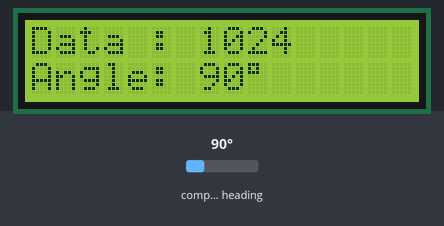
Simulated run of this sketch. Board: Arduino Uno, built with avr-gcc and run on an emulated ATmega328P. On the bench: 16×2 character LCD. The test bench sets the inputs (shaded band); at power-on: compass heading 90°. What the sketch prints to the serial monitor is not drawn.

Above: at 2.2 s.
2.3 s: compass heading set to 7°
At 3.7 s:
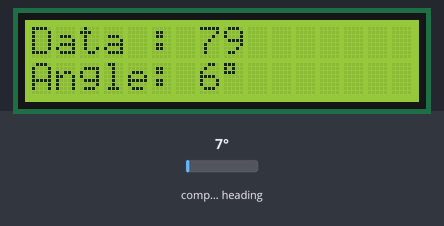
4.1 s: compass heading set to 180°
At 5.6 s:
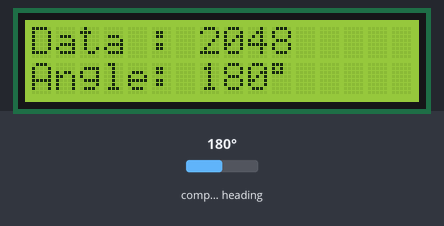
5.9 s: compass heading set to 90°
At 6.09 s:
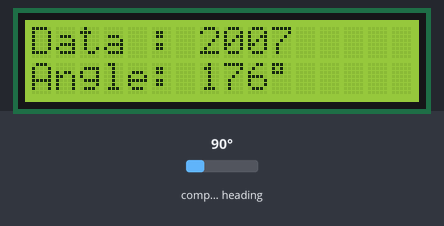
Timing chart, 0 to 8.9 s (numbered marks = the images above; inputs shaded):
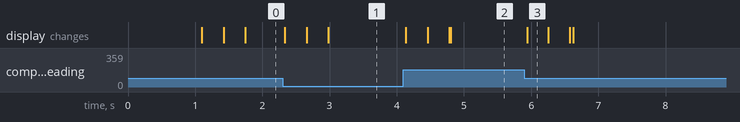

The sketch:

AS5600_magnet_angle.ino
```cpp
#include <Wire.h>
#include <AS5600.h>
#include <LiquidCrystal_I2C.h>

// Inisialisasi objek untuk LCD I2C (alamat default 0x27, bisa berbeda)
LiquidCrystal_I2C lcd(0x27, 16, 2);

// Inisialisasi objek untuk AS5600
AS5600 sensor;

// Variabel untuk penghalusan nilai sudut
const int numReadings = 25;  // Jumlah pembacaan untuk penghalusan
int readings[numReadings];   // Array untuk menyimpan pembacaan
int readIndex = 0;           // Indeks untuk pembacaan saat ini
long total = 0;              // Jumlah total untuk penghalusan
int average = 0;             // Nilai rata-rata sudut
int lastAngle = 0;           // Nilai sudut sebelumnya

void setup() {
  // Mulai komunikasi serial untuk monitor
  Serial.begin(115200);

  // Mulai komunikasi I2C
  Wire.begin();

  // Inisialisasi LCD
  lcd.init(); // Memulai LCD
  lcd.backlight(); // Menyalakan backlight LCD
  lcd.print("Sensor AS5600");
  delay(500); // Delay untuk menampilkan pesan sementara

  // Inisialisasi sensor AS5600
  if (sensor.begin()) {
    Serial.println("AS5600 sensor initialized.");
  } else {
    Serial.println("Failed to initialize AS5600 sensor.");
    while (1); // Jika sensor gagal diinisialisasi, berhenti
  }
  delay(500); // Delay untuk menampilkan pesan sementara

  // Inisialisasi array pembacaan untuk penghalusan
  for (int i = 0; i < numReadings; i++) {
    readings[i] = 0;
  }

  // Inisialisasi sudut terakhir
  lastAngle = sensor.readAngle();
}

void loop() {
  // Membaca nilai sudut dari sensor AS5600 (0-4095)
  int angleRaw = sensor.readAngle();

  // Menghapus pembacaan tertua dari total
  total -= readings[readIndex];

  // Penanganan wraparound untuk perubahan besar
  int delta = angleRaw - lastAngle; // Perbedaan dengan pembacaan sebelumnya
  if (delta > 2048) {
    delta -= 4096;  // Jika perubahan lebih dari 2048, dianggap putaran balik
  } else if (delta < -2048) {
    delta += 4096;  // Jika perubahan lebih dari -2048, dianggap putaran balik
  }

  // Menyimpan pembacaan terbaru
  readings[readIndex] = angleRaw;

  // Menambahkan pembacaan terbaru ke total
  total += readings[readIndex];

  // Menentukan rata-rata
  readIndex++;
  if (readIndex >= numReadings) {
    readIndex = 0;
  }

  // Nilai rata-rata sudut mentah (0-4095)
  average = total / numReadings;

  // Menghitung nilai sudut dalam derajat (0-360)
  float angleDegree = (float)average / 4095 * 360;

  // Menampilkan nilai sudut mentah (0-4095) di LCD sebelah kiri
  lcd.setCursor(0, 0);
  lcd.print("Data : ");
  lcd.print(average);
  lcd.print("   ");

  // Menampilkan nilai sudut dalam derajat (0-360°) di LCD sebelah kanan
  lcd.setCursor(0, 1);
  lcd.print("Angle: ");
  lcd.print((int)angleDegree);  // Tampilkan sudut dalam derajat
  lcd.print((char)0xDF);  // Simbol derajat
  lcd.print("  ");

  // Menampilkan nilai sudut pada serial monitor
  Serial.print("Data: ");
  Serial.print(average);
  Serial.print("\tAngle: ");
  Serial.println(angleDegree);

  // Memperbarui sudut terakhir
  lastAngle = angleRaw;

  // Tunggu 100 ms
  delay(1);
}
```

Measured:
- after the input at 2.3 s, the display: first changes at once (image 1 shows a later state)
- after the input at 4.1 s, the display: first changes at once (image 2 shows a later state)
- after the input at 5.9 s, the display: changes at once (image 3)
